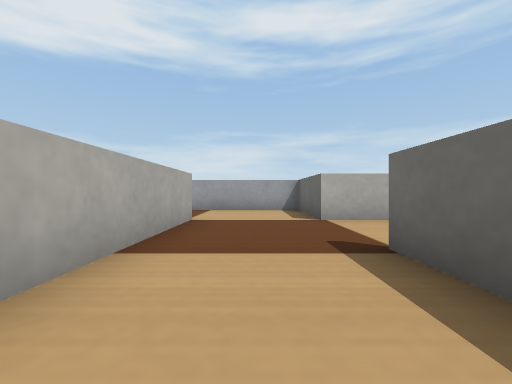
view 1 (above)

13 first-person views from a walk through a world built for the Webots simulator. The camera is 0.03 m above the floor, looks level and sees 90° across. The floor is counted in squares, 0.05 m on a side. Each view is taken from the middle of a square. On the plan, view 1 faces up. The plan holds only what a view shows up to about 9 squares ahead; the rest is blank. Robots are left out. Webots' stock objects and surfaces are drawn as simple stand-ins.

view 2
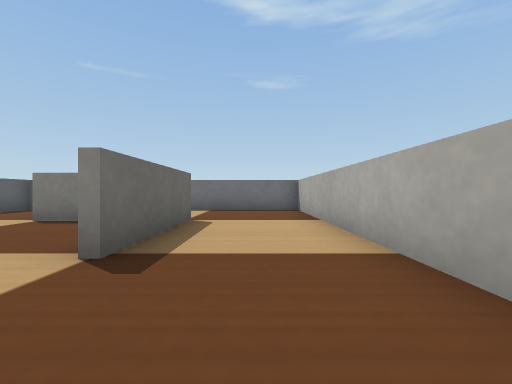

view 3
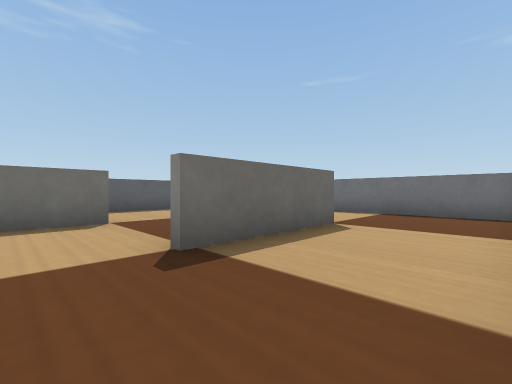

view 4
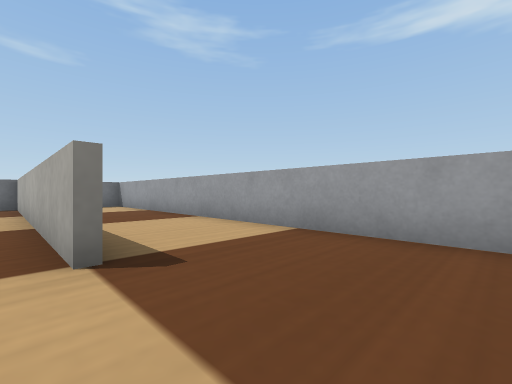

view 5
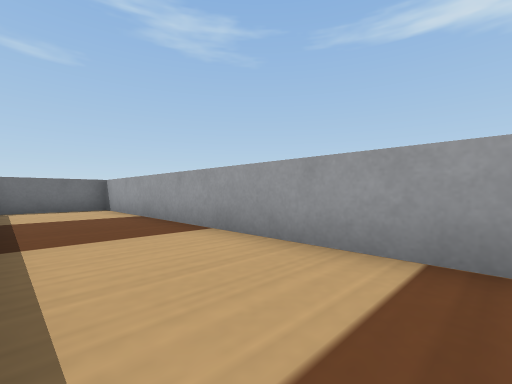

view 6
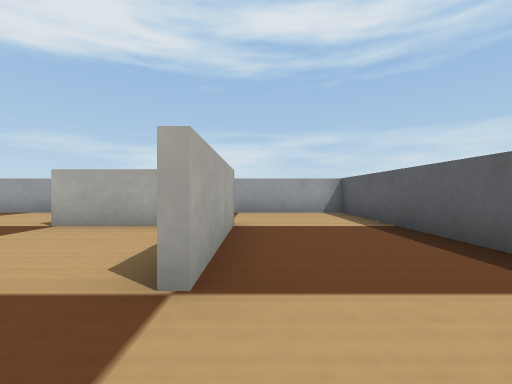

view 7
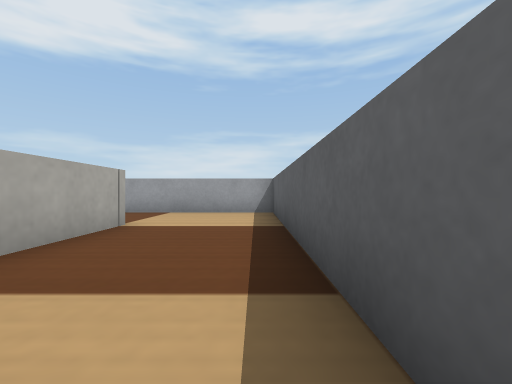

view 8
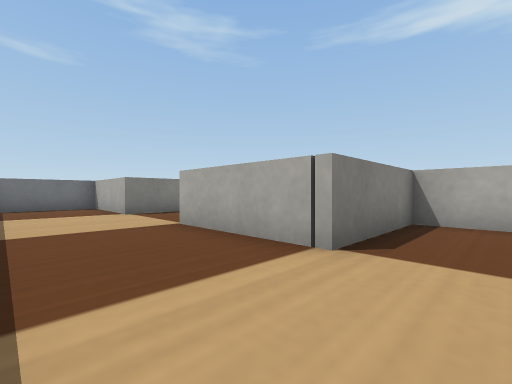

view 9
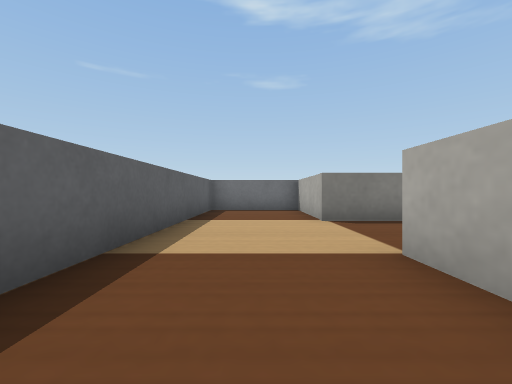

view 10
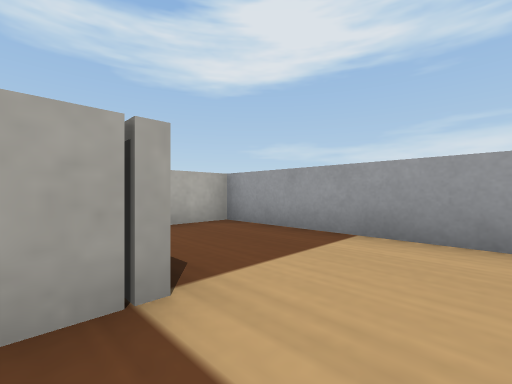

view 11
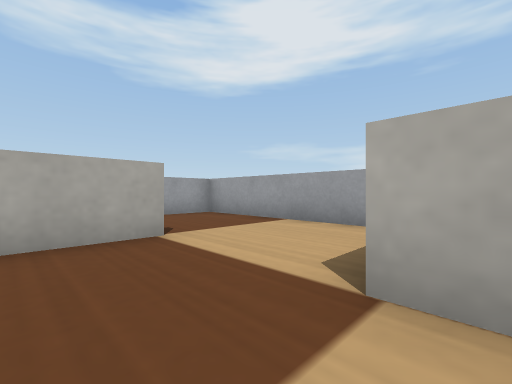

view 12
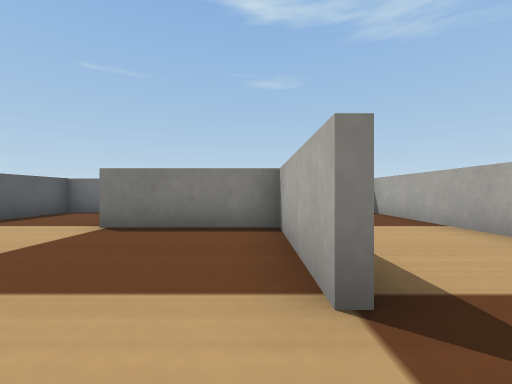

view 13
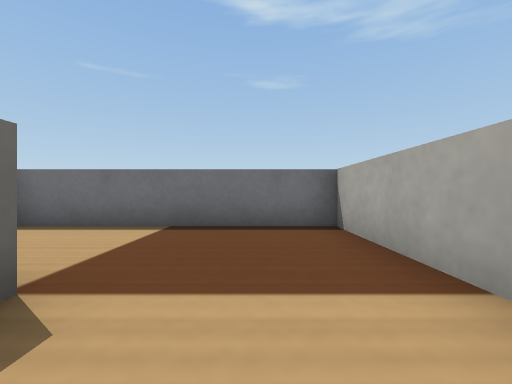

### Floor plan
Points are (right, up) in squares from view 1. A wall is a line through its corners. A room is listed if a view was taken in it or the views show most of it. See-through windows are left out.
Room 1 (views 1, 2, 3, 4, 5, 6, 7, 8, 9, 10, 11, 12, 13)
walls: (1.6, 2.8) (1.6, -0.3) (4.6, -0.3) (4.6, -3.5) (7.5, -3.5) (7.5, 8.5) (-4.5, 8.5) (-4.5, -3.5) (-2, -3.5); (4.4, 2.5) (4.4, 4); (1.4, -0.5) (1.4, 2.8); (4.6, 5.5) (1.4, 5.5) (1.4, 8.5); (-1.4, 5.6) (-1.4, -3.5) (4.2, -3.5); (1.6, 8.5) (1.6, 5.7) (4.6, 5.7) (4.6, 2.5)

Where each view was taken, in squares from view 1:
view 1: 0 up, 0 right, facing up
view 2: 5 up, 0 right, facing down
view 3: 4 up, 1 left, facing down-right
view 4: 8 up, 1 left, facing down-left
view 5: 6 up, 2 left, facing down-left
view 6: 1 up, 5 right, facing up
view 7: 1 up, 7 right, facing up
view 8: 7 up, 7 right, facing down-left
view 9: 5 up, 6 right, facing down
view 10: 5 up, 6 right, facing up-left
view 11: 4 up, 2 right, facing up-left
view 12: 4 up, 2 right, facing down
view 13: 1 up, 0 right, facing down
